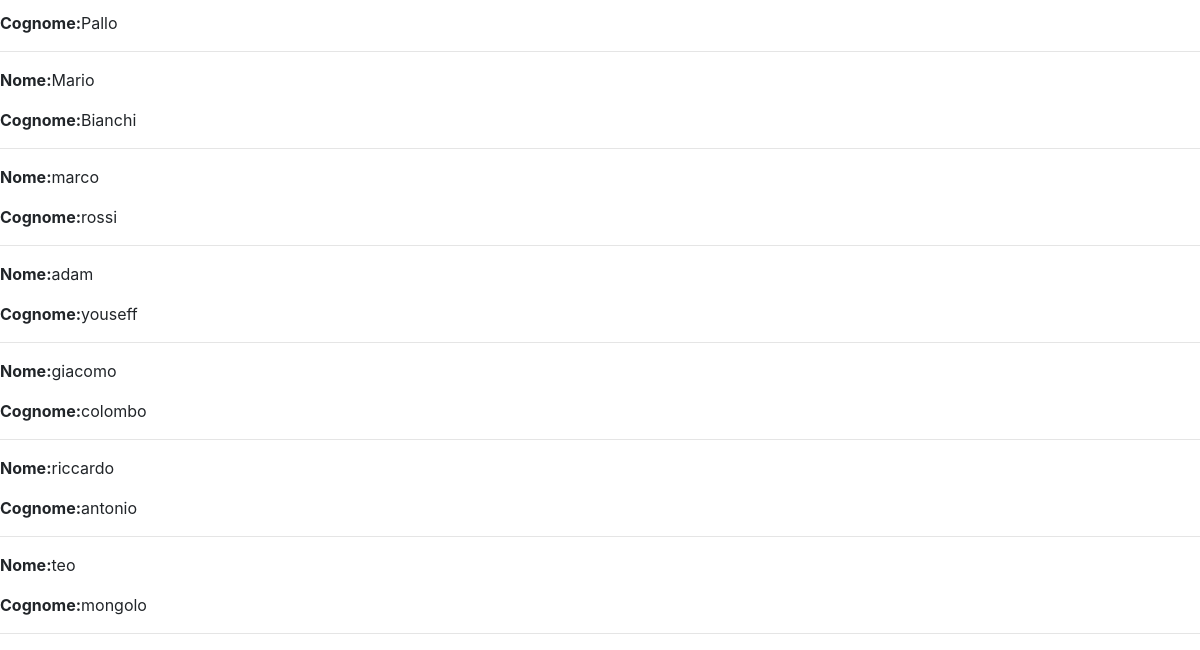
Before: /news/home (lower part) with the older database file.
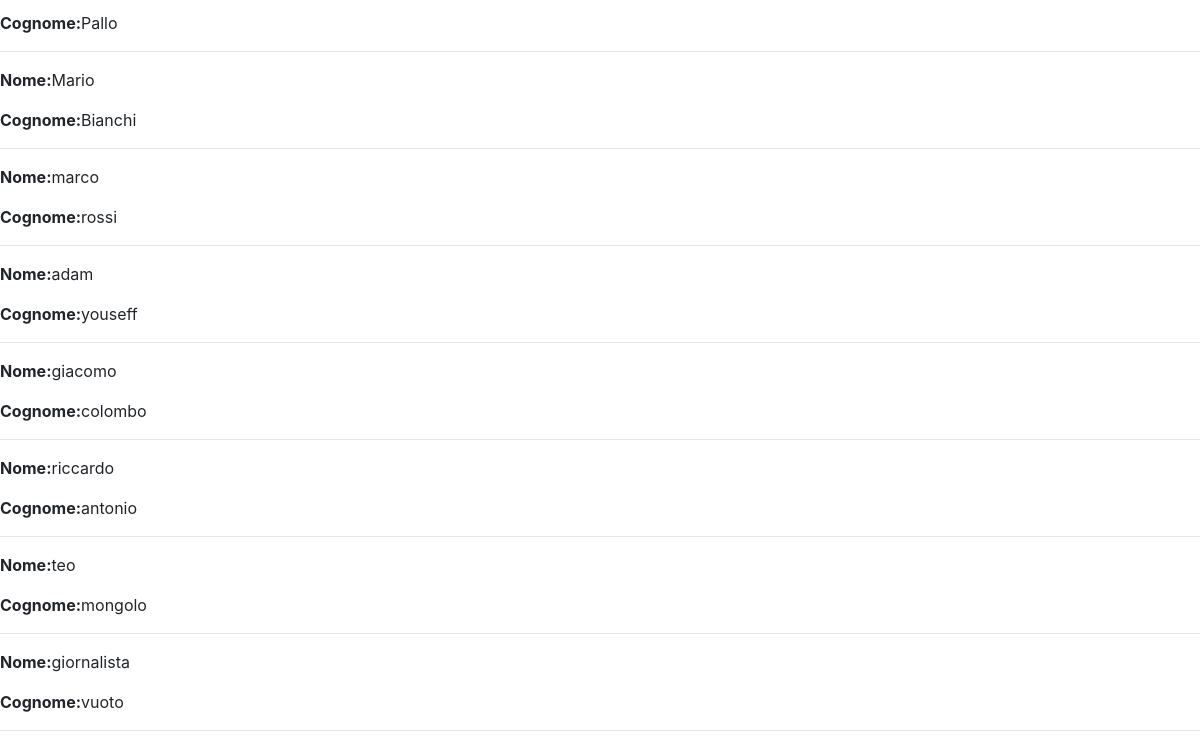
After: the same page with the newer database file.
### news/models.py (models this page shows)
class Giornalista(models.Model):
    nome= models.CharField(max_length=20)
    cognome= models.CharField(max_length=20)
    anno_di_nascita= models.DateField(blank=True)
    def __str__(self):
        return self.nome+" "+self.cognome
    class Meta:
        verbose_name="Giornalista"
        verbose_name_plural="Giornalisti"

### news/views.py (the view)
# urls.py: path('home',home,name="homepage"),
def home(request):
    articoli= Articolo.objects.all()
    giornalisti= Giornalista.objects.all()
    context={"articoli": articoli, "giornalisti": giornalisti}
    print (context)
    return render(request, "news/homepage.html", context)

### news/models.py (called while the page is built)
    def __str__(self):
        return self.titolo

### news/templates/news/homepage.html (shortened to what this page needs)
{% extends 'base.html' %}
{% block content %}
    {% for giornalista in giornalisti %}
        <p><strong>Nome:</strong>{{giornalista.nome}}</p>
        <p><strong>Cognome:</strong>{{giornalista.cognome}}</p>
        <hr>
     {% endfor %}
{% endblock content %}

Changed rows visible on the page:
added Giornalista: nome "giornalista", cognome "vuoto"
